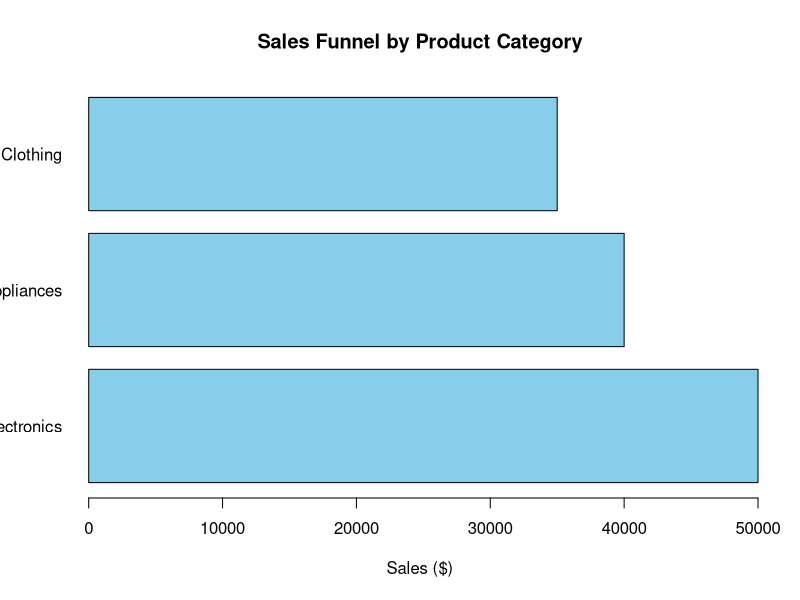

This chart was generated by the following R code:
category <- c("Electronics", "Clothing", "Appliances")
sales <- c(50000, 35000, 40000)

# Sort sales in decreasing order
order_index <- order(sales, decreasing = TRUE)

category_sorted <- category[order_index]
sales_sorted <- sales[order_index]

# Funnel-style horizontal bars
barplot(
  sales_sorted,
  names.arg = category_sorted,
  horiz = TRUE,
  las = 1,
  xlab = "Sales ($)",
  main = "Sales Funnel by Product Category",
  col = "skyblue"
)
